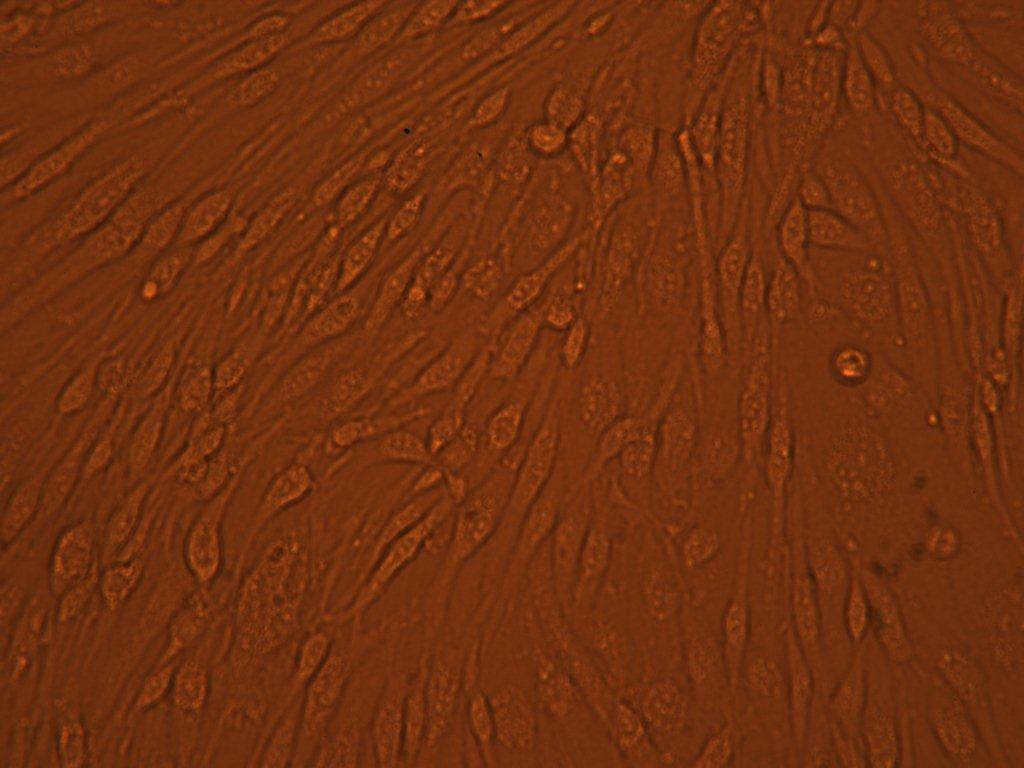
%> input picture Medical Imaging/Project/cell2.jpg, 1024 x 768 px
$ octave HoughTest.m   (GNU Octave 9; MATLAB toolbox functions it lacks are replaced by stand-ins)
%> lines starting %> are read from the running program, lines starting %| are printed output that depends on the picture
RGB = imread('cell2.jpg');
%> RGB is the input picture: size 768x1024x3 uint8; mean R, G, B 113.5, 48.4, 15.1

% Convert to intensity.
I  = rgb2gray(RGB);
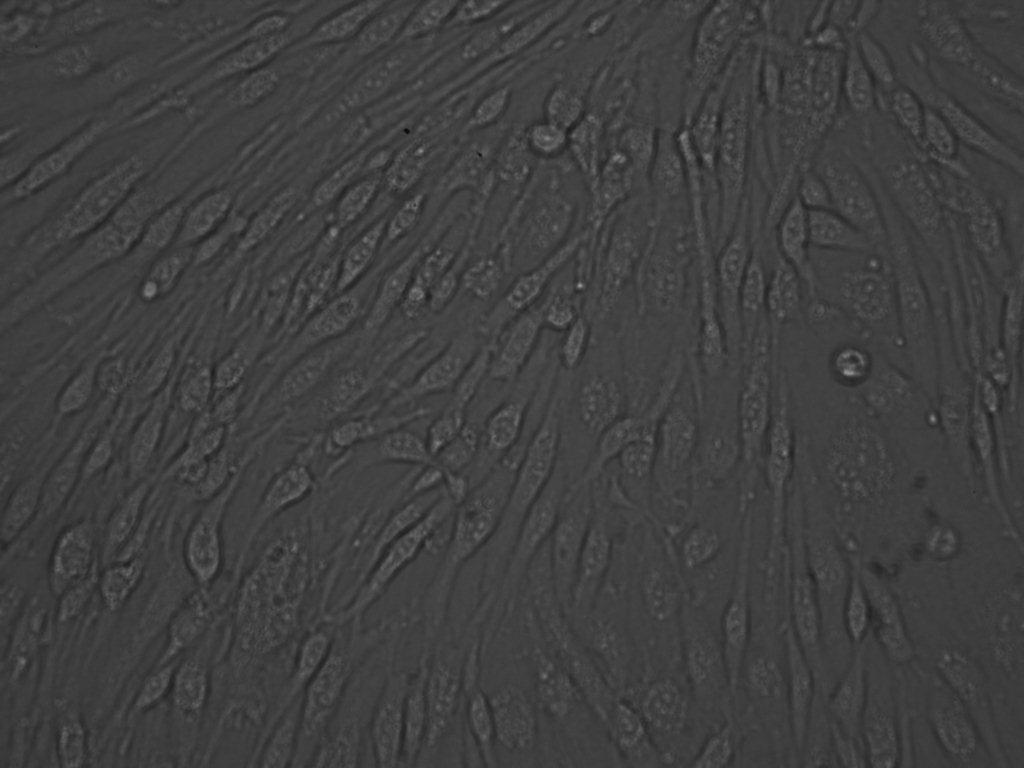
%> I: size 768x1024 uint8; min 9, max 154, mean 64.1

% Extract edges.
BW = edge(I,'canny');
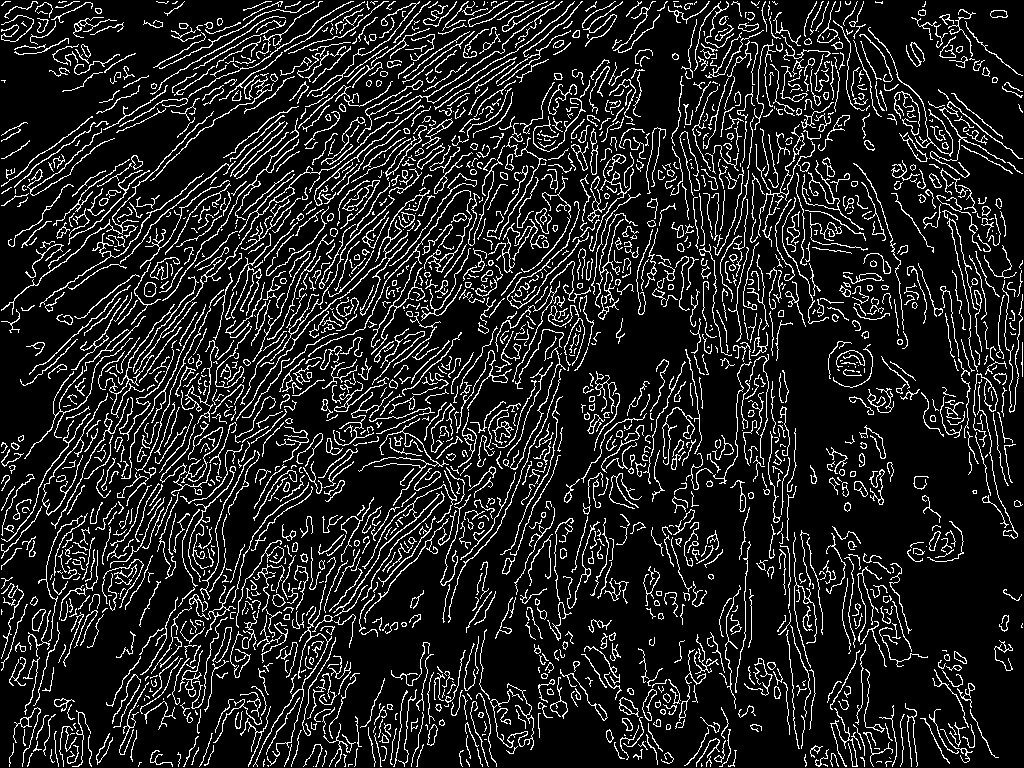
%> BW: size 768x1024 logical; 13.3% white in thin lines or dots
[H,T,R] = hough(BW,'RhoResolution',0.5,'Theta',-90:0.5:89.5);
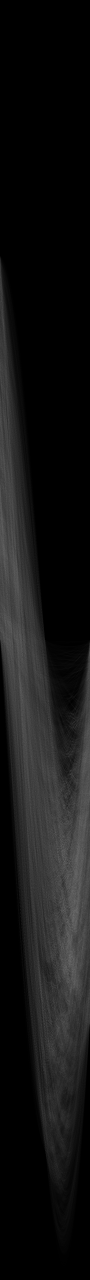
%> H: size 5117x360 double (shown at 1/4 size); min 0, max 201, mean 20.5
%> T = 360 values from -90 to 89.5; R = 5117 values from -1279 to 1279
figure(1);imshow(BW);


% Display the original image.
figure(2);
% [6 lines of commented-out code are left out]
imshow(imadjust(mat2gray(H)),'XData',T,'YData',R,...
      'InitialMagnification','fit');
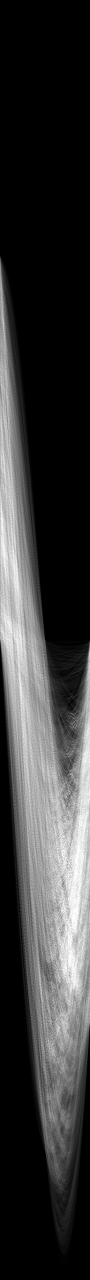
%> displayed picture: size 5117x360, on the screen's scale of 0 to 255 (shown at 1/4 size); min 0, max 255, mean 56.6
title('Hough Transform of Cell Image');
xlabel('\theta'), ylabel('\rho');
axis on, axis normal, hold on;
colormap(jet); colorbar;
%> after `colorbar`:
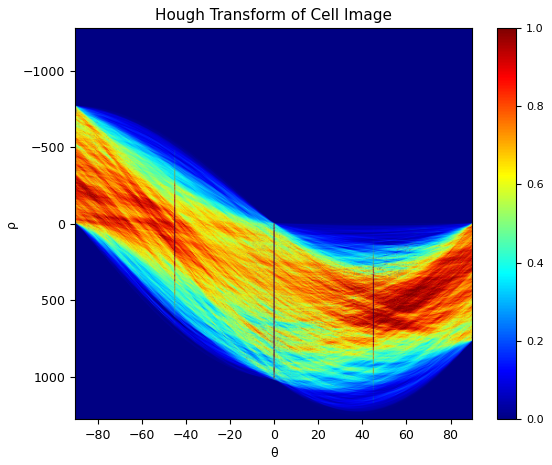
%> figure redrawn from the program's plot data
